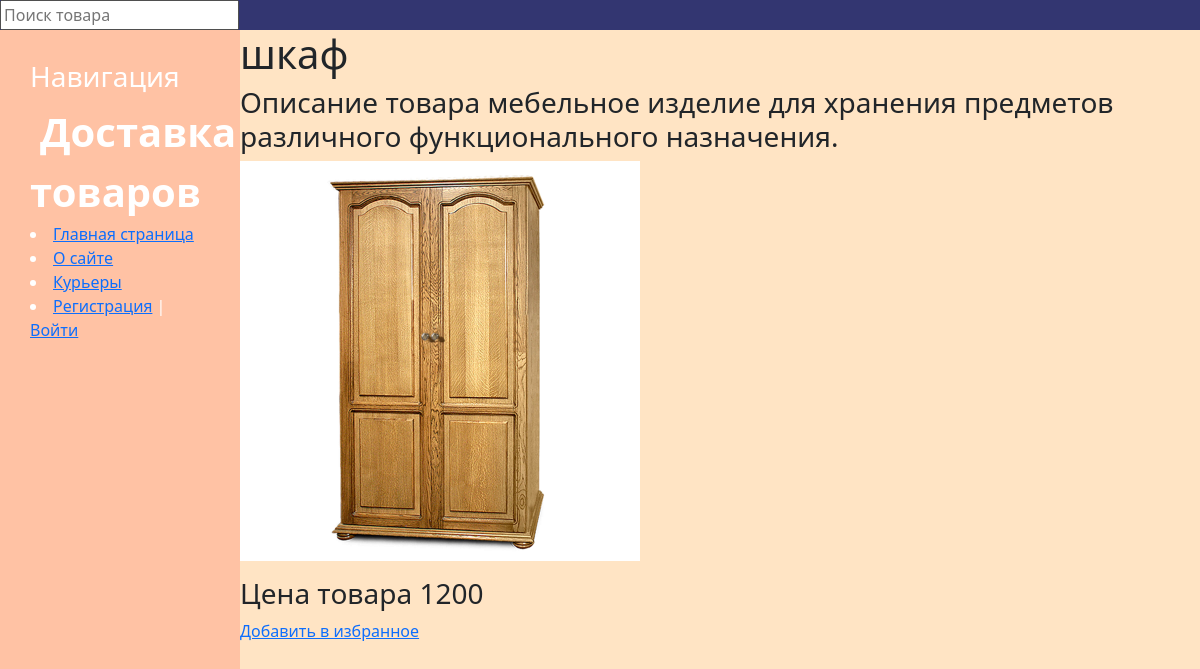
/product/1/, run on the app's committed database.
### delivery/models.py (models this page shows, shortened)
class Product(models.Model):
    name = models.CharField(max_length=40, verbose_name='товар')
    description = models.TextField(verbose_name='описание')
    image = models.ImageField(upload_to="photos/%Y/%m/%d/", null=True, verbose_name='фото')
    price = models.IntegerField(verbose_name='цена')
    order = models.ManyToManyField(Order, through="OrdersProducts")
    favourites = models.ManyToManyField(User, related_name='favourites', default=None, blank=True)

### delivery/views.py (the view)
# urls.py: path('product/<int:product_id>/', show_product, name='product'),
def show_product(request, product_id):
    product = get_object_or_404(Product, pk=product_id)
    fav = bool
    if product.favourites.filter(id=request.user.id).exists():
        fav = True
    context = {
        'product': product,
        'title': product.name,
        'fav': fav,
    }
    return render(request, 'product.html', context=context)

### delivery/templatetags/store_tags.py (called while the page is built)
@register.simple_tag()
def get_menu():
    menu = [{'title': "Главная страница", 'url_name': 'home'},
            {'title': "О сайте", 'url_name': 'about'},
            {'title': "Курьеры", 'url_name': 'courier'},
            ]
    return menu

### delivery/templates/product.html
{% extends 'base.html'%}
{% block content %}
<h1>{{product.name}}</h1>
<h3>Описание товара {{ product.description }}</h3>
<p><img class="img-article" src="{{product.image.url}}" style="width: 400px"></p>
    <h3>Цена товара {{ product.price }}</h3>
{% if request.user.is_authenticated %}
 {% if fav %}
      <div>
        <a href="{% url 'favourite_list' %}" class="">Удалить из избранного</a>
      </div>
      {% else %}
      <div>
        <a href="{% url 'favourite_add' product.id %}" class="">Добавить в избранное</a>
      </div>
      {% endif %}
      {% else %}
      <div>
        <a href="{% url 'register' %}" class="">Добавить в избранное</a>
      </div>
      {% endif %}
{%endblock%}

### delivery/static/delivery/css/style.css (style rules this page uses)
body { background: bisque; }

### data on the page
Product: name "шкаф", description "мебельное изделие для хранения предметов различного функционального назначения.", image (picture), price "1200"

### other printed values
{{ m.title }} "Главная страница" "О сайте" "Курьеры"
